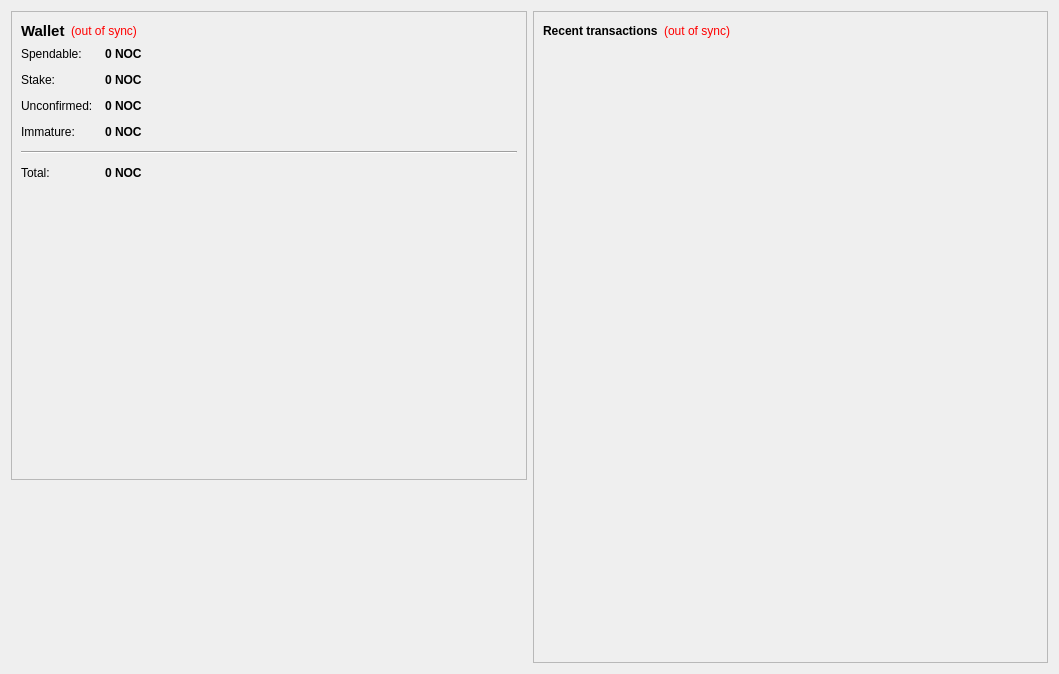
<?xml version="1.0" encoding="UTF-8"?>
<ui version="4.0">
 <class>OverviewPage</class>
 <widget class="QWidget" name="OverviewPage">
  <property name="geometry">
   <rect>
    <x>0</x>
    <y>0</y>
    <width>1059</width>
    <height>674</height>
   </rect>
  </property>
  <property name="windowTitle">
   <string>Form</string>
  </property>
  <layout class="QHBoxLayout" name="horizontalLayout" stretch="1,1">
   <item>
    <layout class="QVBoxLayout" name="verticalLayout_2">
     <item>
      <widget class="QFrame" name="frame">
       <property name="frameShape">
        <enum>QFrame::StyledPanel</enum>
       </property>
       <property name="frameShadow">
        <enum>QFrame::Raised</enum>
       </property>
       <layout class="QVBoxLayout" name="verticalLayout_4">
        <item>
         <layout class="QHBoxLayout" name="horizontalLayout_4">
          <item>
           <widget class="QLabel" name="label_5">
            <property name="font">
             <font>
              <pointsize>11</pointsize>
              <weight>75</weight>
              <bold>true</bold>
             </font>
            </property>
            <property name="text">
             <string>Wallet</string>
            </property>
           </widget>
          </item>
          <item>
           <widget class="QLabel" name="labelWalletStatus">
            <property name="toolTip">
             <string>The displayed information may be out of date. Your wallet automatically synchronizes with the Nocturna network after a connection is established, but this process has not completed yet.</string>
            </property>
            <property name="styleSheet">
             <string notr="true">QLabel { color: red; }</string>
            </property>
            <property name="text">
             <string notr="true">(out of sync)</string>
            </property>
            <property name="alignment">
             <set>Qt::AlignLeading|Qt::AlignLeft|Qt::AlignVCenter</set>
            </property>
           </widget>
          </item>
          <item>
           <spacer name="horizontalSpacer_2">
            <property name="orientation">
             <enum>Qt::Horizontal</enum>
            </property>
            <property name="sizeHint" stdset="0">
             <size>
              <width>40</width>
              <height>20</height>
             </size>
            </property>
           </spacer>
          </item>
         </layout>
        </item>
        <item>
         <layout class="QFormLayout" name="formLayout_2">
          <property name="fieldGrowthPolicy">
           <enum>QFormLayout::AllNonFixedFieldsGrow</enum>
          </property>
          <property name="horizontalSpacing">
           <number>12</number>
          </property>
          <property name="verticalSpacing">
           <number>12</number>
          </property>
          <item row="0" column="0">
           <widget class="QLabel" name="label">
            <property name="text">
             <string>Spendable:</string>
            </property>
           </widget>
          </item>
          <item row="0" column="1">
           <widget class="QLabel" name="labelBalance">
            <property name="font">
             <font>
              <weight>75</weight>
              <bold>true</bold>
             </font>
            </property>
            <property name="cursor">
             <cursorShape>IBeamCursor</cursorShape>
            </property>
            <property name="toolTip">
             <string>Your current spendable balance</string>
            </property>
            <property name="text">
             <string notr="true">0 NOC</string>
            </property>
            <property name="textInteractionFlags">
             <set>Qt::LinksAccessibleByMouse|Qt::TextSelectableByKeyboard|Qt::TextSelectableByMouse</set>
            </property>
           </widget>
          </item>
          <item row="1" column="0">
           <widget class="QLabel" name="label_6">
            <property name="text">
             <string>Stake:</string>
            </property>
           </widget>
          </item>
          <item row="1" column="1">
           <widget class="QLabel" name="labelStake">
            <property name="font">
             <font>
              <weight>75</weight>
              <bold>true</bold>
             </font>
            </property>
            <property name="cursor">
             <cursorShape>IBeamCursor</cursorShape>
            </property>
            <property name="toolTip">
             <string>Total of coins that was staked, and do not yet count toward the current balance</string>
            </property>
            <property name="text">
             <string notr="true">0 NOC</string>
            </property>
            <property name="textInteractionFlags">
             <set>Qt::LinksAccessibleByMouse|Qt::TextSelectableByKeyboard|Qt::TextSelectableByMouse</set>
            </property>
           </widget>
          </item>
          <item row="2" column="0">
           <widget class="QLabel" name="label_3">
            <property name="text">
             <string>Unconfirmed:</string>
            </property>
           </widget>
          </item>
          <item row="2" column="1">
           <widget class="QLabel" name="labelUnconfirmed">
            <property name="font">
             <font>
              <weight>75</weight>
              <bold>true</bold>
             </font>
            </property>
            <property name="cursor">
             <cursorShape>IBeamCursor</cursorShape>
            </property>
            <property name="toolTip">
             <string>Total of transactions that have yet to be confirmed, and do not yet count toward the current balance</string>
            </property>
            <property name="text">
             <string notr="true">0 NOC</string>
            </property>
            <property name="textInteractionFlags">
             <set>Qt::LinksAccessibleByMouse|Qt::TextSelectableByKeyboard|Qt::TextSelectableByMouse</set>
            </property>
           </widget>
          </item>
          <item row="3" column="0">
           <widget class="QLabel" name="labelImmatureText">
            <property name="text">
             <string>Immature:</string>
            </property>
           </widget>
          </item>
          <item row="3" column="1">
           <widget class="QLabel" name="labelImmature">
            <property name="font">
             <font>
              <weight>75</weight>
              <bold>true</bold>
             </font>
            </property>
            <property name="toolTip">
             <string>Mined balance that has not yet matured</string>
            </property>
            <property name="text">
             <string notr="true">0 NOC</string>
            </property>
            <property name="textInteractionFlags">
             <set>Qt::LinksAccessibleByMouse|Qt::TextSelectableByKeyboard|Qt::TextSelectableByMouse</set>
            </property>
           </widget>
          </item>
          <item row="6" column="0" colspan="2">
           <widget class="Line" name="line">
            <property name="orientation">
             <enum>Qt::Horizontal</enum>
            </property>
           </widget>
          </item>
          <item row="8" column="0">
           <widget class="QLabel" name="labelTotalText">
            <property name="text">
             <string>Total:</string>
            </property>
           </widget>
          </item>
          <item row="8" column="1">
           <widget class="QLabel" name="labelTotal">
            <property name="font">
             <font>
              <weight>75</weight>
              <bold>true</bold>
             </font>
            </property>
            <property name="cursor">
             <cursorShape>IBeamCursor</cursorShape>
            </property>
            <property name="toolTip">
             <string>Your current total balance</string>
            </property>
            <property name="text">
             <string notr="true">0 NOC</string>
            </property>
            <property name="textInteractionFlags">
             <set>Qt::LinksAccessibleByMouse|Qt::TextSelectableByKeyboard|Qt::TextSelectableByMouse</set>
            </property>
           </widget>
          </item>
         </layout>
        </item>
        <item>
         <spacer name="verticalSpacer_2">
          <property name="orientation">
           <enum>Qt::Vertical</enum>
          </property>
          <property name="sizeHint" stdset="0">
           <size>
            <width>20</width>
            <height>40</height>
           </size>
          </property>
         </spacer>
        </item>
       </layout>
      </widget>
     </item>
	 	      <item>
         <widget class="QLabel" name="label_2">
          <property name="minimumSize">
           <size>
            <width>300</width>
            <height>177</height>
           </size>
          </property>
          <property name="text">
           <string>&lt;html&gt;&lt;head/&gt;&lt;body&gt;&lt;p align=&quot;center&quot;&gt;&lt;a href=&quot;https://Nocturna.com&quot;&gt;&lt;span style=&quot; text-decoration: underline; color:#0000ff;&quot;&gt;&lt;img src=&quot;:/icons/techbg&quot;/&gt;&lt;/span&gt;&lt;/a&gt;&lt;/p&gt;&lt;/body&gt;&lt;/html&gt;</string>
          </property>
         </widget>
        </item>
    </layout>
   </item>
   <item>
    <layout class="QVBoxLayout" name="verticalLayout_3">
     <item>
      <widget class="QFrame" name="frame_2">
       <property name="frameShape">
        <enum>QFrame::StyledPanel</enum>
       </property>
       <property name="frameShadow">
        <enum>QFrame::Raised</enum>
       </property>
       <layout class="QVBoxLayout" name="verticalLayout">
        <item>
         <layout class="QHBoxLayout" name="horizontalLayout_2">
          <item>
           <widget class="QLabel" name="label_4">
            <property name="text">
             <string>&lt;b&gt;Recent transactions&lt;/b&gt;</string>
            </property>
           </widget>
          </item>
          <item>
           <widget class="QLabel" name="labelTransactionsStatus">
            <property name="toolTip">
             <string>The displayed information may be out of date. Your wallet automatically synchronizes with the Nocturna network after a connection is established, but this process has not completed yet.</string>
            </property>
            <property name="styleSheet">
             <string notr="true">QLabel { color: red; }</string>
            </property>
            <property name="text">
             <string notr="true">(out of sync)</string>
            </property>
            <property name="alignment">
             <set>Qt::AlignRight|Qt::AlignTrailing|Qt::AlignVCenter</set>
            </property>
           </widget>
          </item>
          <item>
           <spacer name="horizontalSpacer">
            <property name="orientation">
             <enum>Qt::Horizontal</enum>
            </property>
            <property name="sizeHint" stdset="0">
             <size>
              <width>40</width>
              <height>20</height>
             </size>
            </property>
           </spacer>
          </item>
         </layout>
        </item>
        <item>
         <widget class="QListView" name="listTransactions">
          <property name="styleSheet">
           <string notr="true">QListView { background: transparent; }</string>
          </property>
          <property name="frameShape">
           <enum>QFrame::NoFrame</enum>
          </property>
          <property name="verticalScrollBarPolicy">
           <enum>Qt::ScrollBarAlwaysOff</enum>
          </property>
          <property name="horizontalScrollBarPolicy">
           <enum>Qt::ScrollBarAlwaysOff</enum>
          </property>
          <property name="selectionMode">
           <enum>QAbstractItemView::NoSelection</enum>
          </property>
         </widget>
        </item>
       </layout>
      </widget>
     </item>
    </layout>
   </item>
  </layout>
 </widget>
 <resources/>
 <connections/>
</ui>
